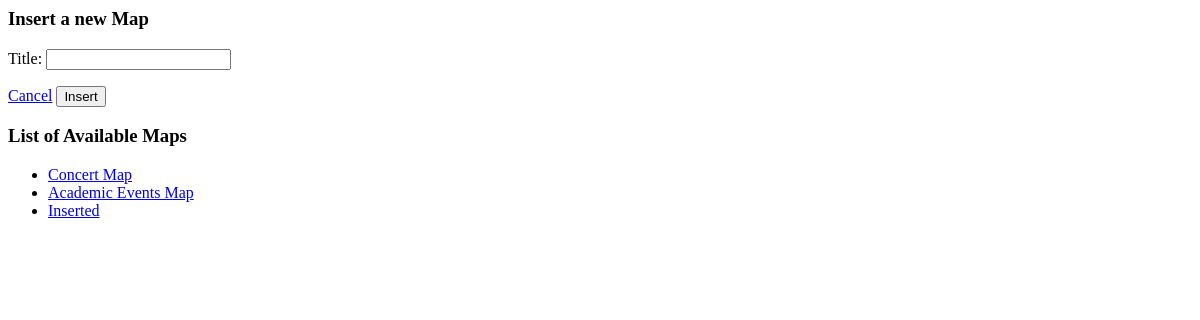
The app's page /eventmap/, older data.
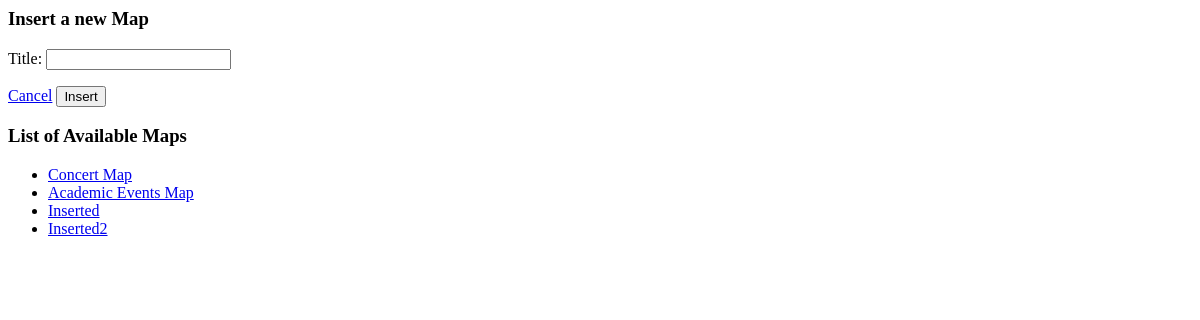
The same page, newer data.
### eventmap/models.py (models this page shows, shortened)
class Map(models.Model):
    map_name = models.CharField(max_length=100)

### eventmap/views.py (the view)
# urls.py: path('', views.listMaps, name='listMaps'),
def listMaps(request):
    if request.method == "GET":
        map_list = Map.objects.all()
        context = {'map_list': map_list}
        return render(request, 'eventmap/maplist.html', context)
    elif request.method == 'POST':
        map_name = request.POST.get('map_name',None)
        newMap = Map(map_name = map_name)
        newMap.save()
        return HttpResponseRedirect('/eventmap/')

### eventmap/templates/eventmap/maplist.html (shortened to what this page needs)
<html>
<body>
<form method="POST">
<h3> Insert a new  Map </h3>
<p>Title: <input type="text" name="map_name"></p>
<a href="/eventmap/" class="button">Cancel</a>
<button type="submit" class="button">Insert</button>
</form>
{% if map_list %}
    <h3> List of Available Maps </h3>
    <ul>
    {% for map in map_list %}
    <li><a href="{% url 'listEvents' map.id %}">{{ map.map_name }}</a></li>
    {% endfor %}
    </ul>
{% else %}
    <p>No maps are available. You can create a new one.</p>
{% endif %}
</body>
</html>

Row changes from the older to the newer data that the page shows:
added Map: map_name "Inserted2"
